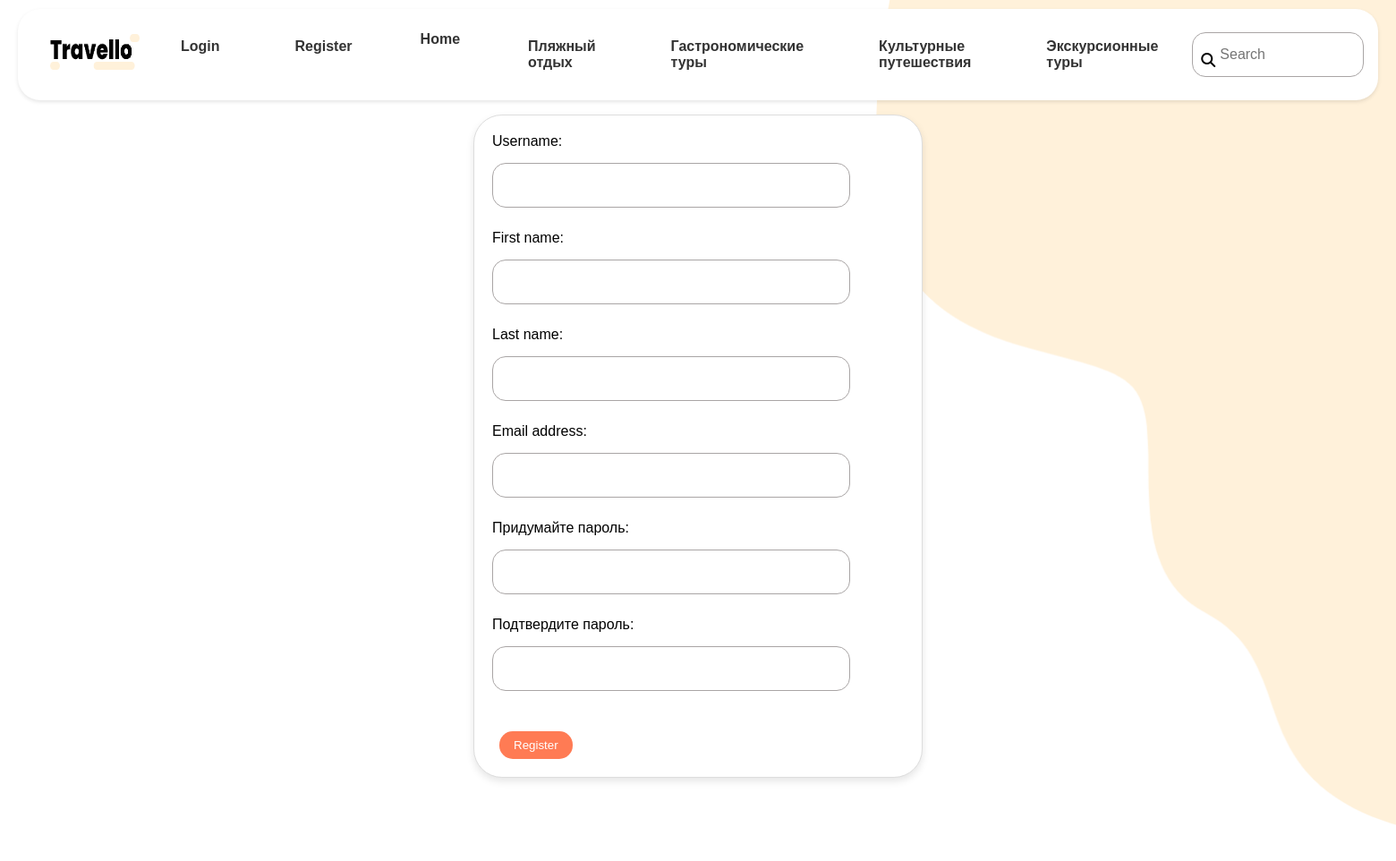
The app's page /workspace/register/ with its own data.
### travel_tour/models.py (models this page shows, shortened)
class Category(models.Model):
    class Meta:
        verbose_name = 'категория'
        verbose_name_plural = 'категории'
    name = models.CharField(max_length=100, verbose_name='название')

### workspace/views.py (the view, shortened to what this page needs)
# urls.py: path('register/', views.register_profile, name='register'),
def register_profile(request):
    if request.user.is_authenticated:
        return redirect(reverse('workspace'))
    form = RegisterForm()
    return render(request, 'auth/register.html', {'form': form})

### workspace/forms.py (shortened to what this page needs)
class RegisterForm(forms.ModelForm):
    def __init__(self, *args, **kwargs):
        super().__init__(*args, **kwargs)
        self.fields['first_name'].required = True
        self.fields['last_name'].required = True
        self.fields['email'].required = True
    password1 = forms.CharField(label='Придумайте пароль', validators=[validate_password], widget=forms.PasswordInput(attrs={
        'class': 'form-control'
    }))
    password2 = forms.CharField(label='Подтвердите пароль', widget=forms.PasswordInput(attrs={
        'class': 'form-control'
    }))
    class Meta:
        model = User
        fields = (
            'username',
            'first_name',
            'last_name',
            'email')
        widgets = {
            'username': forms.TextInput(attrs={'class': 'form-control'}),
            'first_name': forms.TextInput(attrs={'class': 'form-control'}),
            'last_name': forms.TextInput(attrs={'class': 'form-control'}),
            'email': forms.EmailInput(attrs={'class': 'form-control'}),
        }

### travel_tour/templatetags/custom_tags.py (called while the page is built)
@register.simple_tag()
def get_categories():
    return Category.objects.all()

### templates/auth/register.html (shortened to what this page needs)
{% extends 'base.html' %}
{% block content %}
<div class="d-flex justify-content-center align-items-center" style="min-height: 80vh; margin-left: 0;">
    <div class="card" style="min-width: 500px; height: 100%; margin: 0 auto; background-color: white;">
        <div class="card-body">
            <form action="{% url 'register' %}" id="form" method="POST" novalidate>
                {% for field in form %}
                    <div class="form-group">
                        {{ field.label_tag }}
                        {{ field }}
                    </div>
                {% endfor %}
                <div>
                    <button type="submit" class="btn btn-primary d-block w-100">Register</button>
                </div>
            </form>
        </div>
    </div>
</div>
{% endblock content %}

### templates/components/nav_categories.html
{% load custom_tags %}
{% get_categories as categories %}
{% for category in categories %}
    <li class="nav-item">
        <a class="nav-link" href="{% url 'index' %}?category={{ category.id }}">{{ category.name }}</a>
    </li>
{% endfor %}

### static/css/style.css (style rules this page uses)
nav ul li a { text-decoration: none; color: #333; }
.form-control { width: 230px !important; height: 40px !important; padding-left: 30px !important; border: 1px solid #a9a5a5; border-radius: 15px; font-size: 16px; outline: none; background-color: white; }
.btn { background: #ff7b54; color: #fff; padding: 10px 20px; border: none; border-radius: 15px; cursor: pointer; }
.nav-item { margin-right: 15px; padding: 10px; border-radius: 5px; list-style: none; }
.nav-item a { text-decoration: none; color: #333; }
.card { border: 1px solid #ddd; border-radius: 8px; box-shadow: 0 4px 8px rgba(0, 0, 0, 0.1); margin-bottom: 20px; overflow: hidden; transition: box-shadow 0.3s ease; width: 300px; height: 500px; border-radius: 31.92px; margin: 20px; }
.card-body { padding: 20px; }
.btn-primary { background: #ff7b54; color: #fff; border: none; padding: 8px 16px; border-radius: 4px; text-decoration: none; border-radius: 15px; }
.nav-links .nav-item { margin-right: 20px; }
.nav-links .nav-item a { text-decoration: none; color: #333333; font-weight: bold; font-size: 16px; transition: color 0.3s ease; }
.form-control { width: 100% !important; height: 50px !important; }
.btn { margin-top: 20px; }
.nav-item { margin: 0 0.5rem; position: relative; }
.nav-link { text-decoration: none; color: #333; font-weight: bold; padding: 0.5rem; display: block; }
.form-control { width: 200px; }
.btn { margin-left: 0.5rem; }
.d-flex { margin-left: 130px; margin-top: 6px; margin-bottom: 10px; }

### templates/auth/register.html (style rules this page uses)
.form-control { width: 100%; max-width: 400px; margin: 10px 0; padding: 10px; box-sizing: border-box; }
.form-group { margin-bottom: 15px; }
.form-group label { display: block; margin-bottom: 5px; }

### records on screen
Category: name "Пляжный отдых"
Category: name "Гастрономические туры"
Category: name "Культурные путешествия"
Category: name "Экскурсионные туры"

### other values on screen
{{ field.label_tag }} "Username:" "First name:" "Last name:" "Email address:" "Придумайте пароль:" "Подтвердите пароль:"
